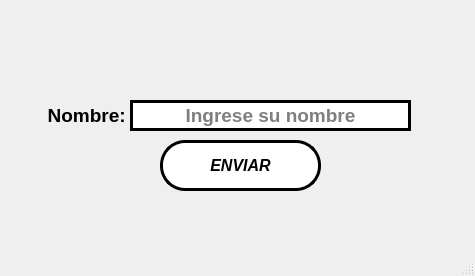
<?xml version="1.0" encoding="UTF-8"?>
<ui version="4.0">
 <class>MainWindow</class>
 <widget class="QMainWindow" name="MainWindow">
  <property name="geometry">
   <rect>
    <x>0</x>
    <y>0</y>
    <width>475</width>
    <height>276</height>
   </rect>
  </property>
  <property name="windowTitle">
   <string>MainWindow</string>
  </property>
  <widget class="QWidget" name="centralwidget">
   <widget class="QLabel" name="label_9">
    <property name="geometry">
     <rect>
      <x>20</x>
      <y>90</y>
      <width>111</width>
      <height>51</height>
     </rect>
    </property>
    <property name="font">
     <font>
      <pointsize>14</pointsize>
      <weight>75</weight>
      <bold>true</bold>
     </font>
    </property>
    <property name="styleSheet">
     <string notr="true">filter: drop-shadow(0 0 1px #000)
  drop-shadow(1px 1px 0 #000)
  drop-shadow(-1px 1px 0 #000)
  drop-shadow(1px -1px 0 #000);</string>
    </property>
    <property name="text">
     <string>Nombre: </string>
    </property>
    <property name="alignment">
     <set>Qt::AlignRight|Qt::AlignTrailing|Qt::AlignVCenter</set>
    </property>
   </widget>
   <widget class="QLabel" name="label_10">
    <property name="geometry">
     <rect>
      <x>0</x>
      <y>0</y>
      <width>471</width>
      <height>91</height>
     </rect>
    </property>
    <property name="text">
     <string/>
    </property>
    <property name="pixmap">
     <pixmap resource="recursos_proyectos.qrc">:/imgUAT/imagenes/uat.png</pixmap>
    </property>
    <property name="scaledContents">
     <bool>true</bool>
    </property>
   </widget>
   <widget class="QLineEdit" name="txt_nombre">
    <property name="geometry">
     <rect>
      <x>130</x>
      <y>100</y>
      <width>281</width>
      <height>31</height>
     </rect>
    </property>
    <property name="font">
     <font>
      <pointsize>14</pointsize>
      <weight>75</weight>
      <bold>true</bold>
     </font>
    </property>
    <property name="toolTip">
     <string>Ingrese su nombre</string>
    </property>
    <property name="toolTipDuration">
     <number>0</number>
    </property>
    <property name="statusTip">
     <string>Ingrese su nombre</string>
    </property>
    <property name="styleSheet">
     <string notr="true">border: 3px solid black;</string>
    </property>
    <property name="alignment">
     <set>Qt::AlignCenter</set>
    </property>
    <property name="placeholderText">
     <string>Ingrese su nombre</string>
    </property>
   </widget>
   <widget class="QPushButton" name="btn_enviar">
    <property name="geometry">
     <rect>
      <x>160</x>
      <y>140</y>
      <width>161</width>
      <height>51</height>
     </rect>
    </property>
    <property name="font">
     <font>
      <pointsize>12</pointsize>
      <weight>75</weight>
      <italic>true</italic>
      <bold>true</bold>
     </font>
    </property>
    <property name="styleSheet">
     <string notr="true">background-color: rgb(255, 255, 255);
border-radius: 25px;
border: 3px solid black;</string>
    </property>
    <property name="text">
     <string>ENVIAR</string>
    </property>
   </widget>
   <widget class="QLabel" name="label">
    <property name="geometry">
     <rect>
      <x>340</x>
      <y>130</y>
      <width>161</width>
      <height>111</height>
     </rect>
    </property>
    <property name="text">
     <string/>
    </property>
    <property name="pixmap">
     <pixmap>imagenes/Equipo4.png</pixmap>
    </property>
    <property name="scaledContents">
     <bool>true</bool>
    </property>
   </widget>
   <widget class="QLabel" name="label_2">
    <property name="geometry">
     <rect>
      <x>0</x>
      <y>-18</y>
      <width>471</width>
      <height>271</height>
     </rect>
    </property>
    <property name="text">
     <string/>
    </property>
    <property name="pixmap">
     <pixmap>../../Pictures/FONDO/Interactuar/wallhaven-y822kg_1920x1080 (2).png</pixmap>
    </property>
    <property name="scaledContents">
     <bool>true</bool>
    </property>
   </widget>
   <zorder>label_2</zorder>
   <zorder>label_9</zorder>
   <zorder>label_10</zorder>
   <zorder>txt_nombre</zorder>
   <zorder>btn_enviar</zorder>
   <zorder>label</zorder>
  </widget>
  <widget class="QMenuBar" name="menubar">
   <property name="geometry">
    <rect>
     <x>0</x>
     <y>0</y>
     <width>475</width>
     <height>21</height>
    </rect>
   </property>
  </widget>
  <widget class="QStatusBar" name="statusbar"/>
 </widget>
 <resources>
  <include location="recursos_proyectos.qrc"/>
 </resources>
 <connections/>
</ui>
